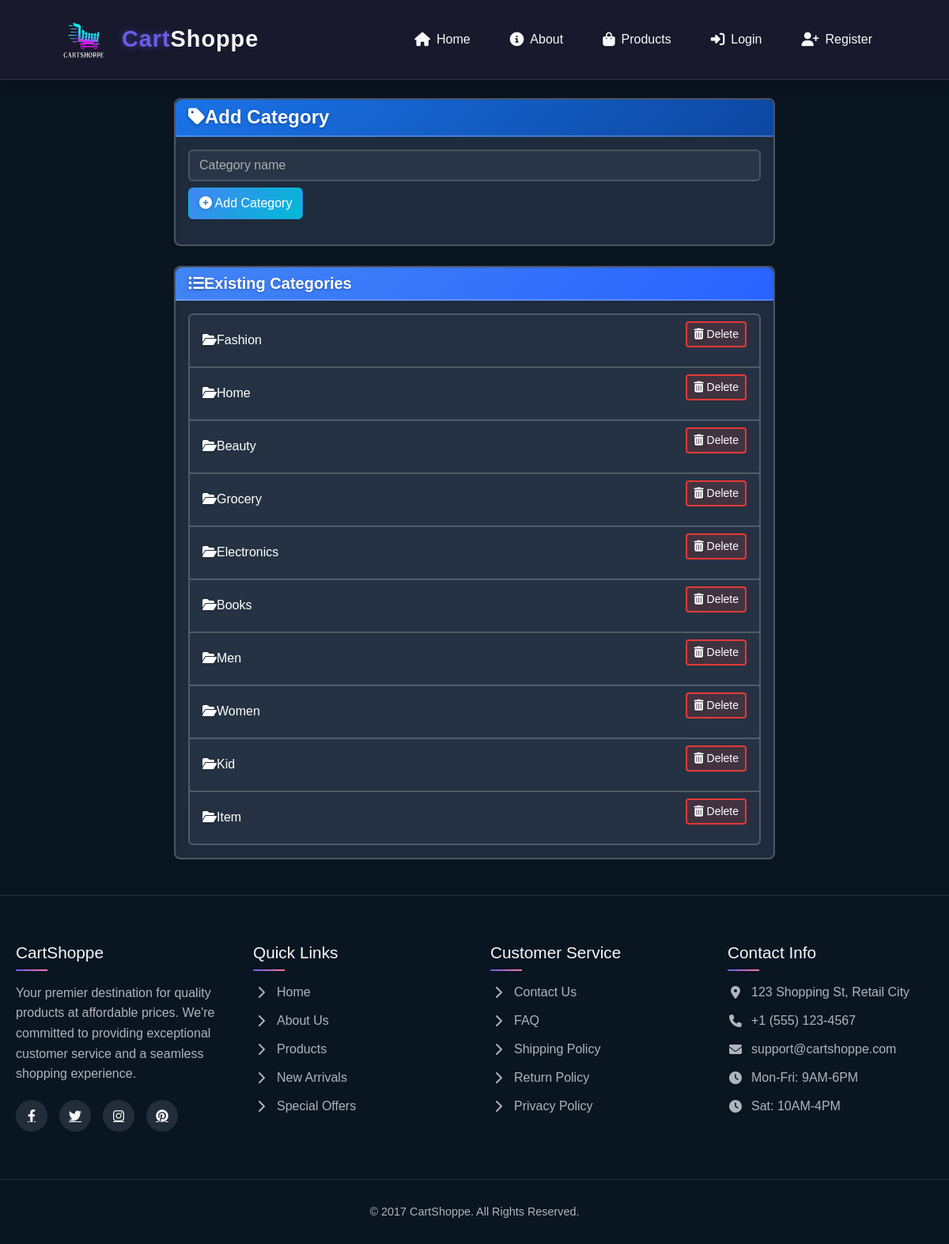
Page /add-category/ on the committed database.
### myproject/myapp/models.py (models this page shows, shortened)
class Category(models.Model):
    name = models.CharField(max_length=100)

### myproject/myapp/views.py (the view)
# urls.py: path('add-category/', views.add_category, name='add_category'),
def add_category(request):
    if request.method == 'POST':
        name = request.POST.get('name')
        if name:
            Category.objects.create(name=name)
            return redirect('add_category')  # Refresh the page
    categories = Category.objects.all()
    return render(request, 'category.html', {'categories': categories})

### myproject/myapp/templates/category.html (shortened to what this page needs)
{% include 'header.html' %}
<div class="container mt-4">
  <div class="card shadow-sm">
    <div class="card-header bg-primary">
      <h4 class="mb-0"><i class="fas fa-tag mr-2"></i>Add Category</h4>
    </div>
    <div class="card-body">
      <form method="post">
        <div class="form-group">
          <input type="text" name="name" placeholder="Category name" class="form-control" required>
        </div>
        <button type="submit" class="btn btn-success mt-2">
          <i class="fas fa-plus-circle"></i> Add Category
        </button>
      </form>
    </div>
  </div>
  <div class="card shadow-sm mt-4">
    <div class="card-header bg-info">
      <h5 class="mb-0"><i class="fas fa-list-ul mr-2"></i>Existing Categories</h5>
    </div>
    <div class="card-body">
      {% if categories %}
      <ul class="list-group">
        {% for category in categories %}
        <li class="list-group-item d-flex justify-content-between align-items-center">
          <span class="font-weight-bold"><i class="fas fa-folder-open mr-2"></i>{{ category.name }}</span>
          <form method="post" action="{% url 'delete_category' category.id %}" style="display:inline;">
            <button type="submit" class="btn btn-outline-danger btn-sm">
              <i class="fas fa-trash-alt"></i> Delete
            </button>
          </form>
        </li>
        {% endfor %}
      </ul>
      {% else %}
      <div class="alert alert-warning">
        <i class="fas fa-exclamation-triangle mr-2"></i>No categories yet. Add your first category above.
      </div>
      {% endif %}
    </div>
  </div>
</div>
{% include 'footer.html' %}

### myproject/myapp/templates/category.html (style rules this page uses)
:root { --primary-blue: #1a73e8; --primary-light: #4285f4; --secondary-blue: #0d47a1; --accent-blue: #2962ff; --success-blue: #00bcd4; --danger-color: #e53935; --warning-color: #ffb300; --dark-bg: #0d1b2a; --darker-bg: #0a1522; --card-bg: #1e2b3d; --text-white: #ffffff; --border-white: rgba(255, 255, 255, 0.2); --border-radius: 8px; --box-shadow: 0 8px 24px rgba(0, 0, 0, 0.3); --transition: all 0.3s cubic-bezier(0.25, 0.8, 0.25, 1); }
body { background-color: var(--darker-bg); color: var(--text-white); }
.container { max-width: 800px; margin: 0 auto; padding: 20px; }
.card { background-color: var(--card-bg); border: 2px solid var(--border-white); border-radius: var(--border-radius); box-shadow: var(--box-shadow); transition: var(--transition); margin-bottom: 25px; color: var(--text-white); }
.card-header { border-bottom: 2px solid var(--border-white); border-radius: var(--border-radius) var(--border-radius) 0 0 !important; }
.bg-primary { background: linear-gradient(135deg, var(--primary-blue), var(--secondary-blue)) !important; }
.bg-info { background: linear-gradient(135deg, var(--primary-light), var(--accent-blue)) !important; }
.form-control { background-color: rgba(255, 255, 255, 0.05); border: 2px solid var(--border-white); color: var(--text-white); transition: var(--transition); }
.form-control::placeholder { color: rgba(255, 255, 255, 0.6); }
.btn-success { background: linear-gradient(135deg, var(--primary-light), var(--success-blue)); border: 2px solid transparent; transition: var(--transition); color: var(--text-white); font-weight: 500; }
.btn-outline-danger { color: var(--text-white); border: 2px solid var(--danger-color); background-color: rgba(229, 57, 53, 0.15); transition: var(--transition); }
.list-group-item { background-color: rgba(255, 255, 255, 0.03); border: 2px solid var(--border-white); color: var(--text-white); transition: var(--transition); }
h4, h5 { font-weight: 600; text-shadow: 0 1px 3px rgba(0,0,0,0.3); }
.fas { filter: drop-shadow(0 1px 2px rgba(0,0,0,0.2)); }

### rows in the picture
Category: name "Fashion"
Category: name "Home"
Category: name "Beauty"
Category: name "Grocery"
Category: name "Electronics"
Category: name "Books"
Category: name "Men"
Category: name "Women"
Category: name "Kid"
Category: name "Item"
